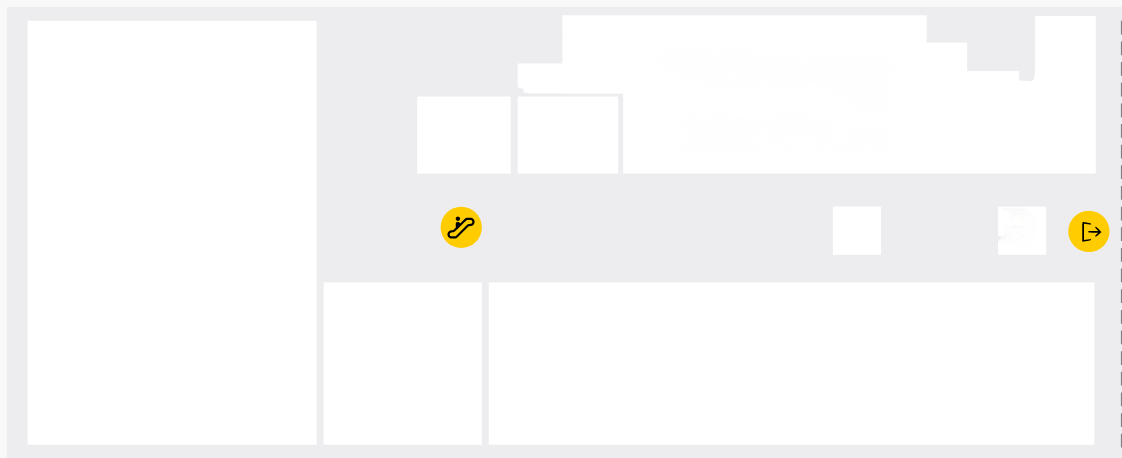
#> input picture 1.png, 1122 x 458 px
$ python main.py
#> lines starting #> are read from the running program, lines starting #| are printed output that depends on the picture; after the words box and inside, x2 and y2 are one past the last pixel; in counts of white or black regions, pixels touching at a corner belong together
import cv2
from matplotlib import pyplot as plt
import numpy as np
import RioDatas as RD
import functionality as functional


path = "1.png"#'C:\\Users\\tigran.martirosyan\\Desktop\\1.png'
img = cv2.imread(path)
#> img is the input picture: shape (458, 1122, 3); mean B, G, R 248.5, 248.8, 249.1
imgGrey = cv2.cvtColor(img, cv2.COLOR_BGR2GRAY)
_, thrash = cv2.threshold(imgGrey, 240, 255, cv2.THRESH_BINARY)
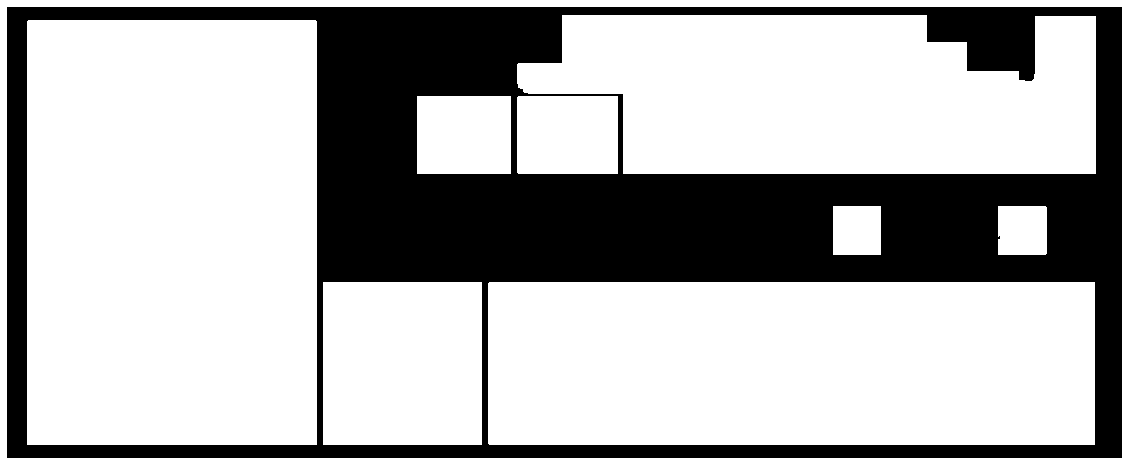
#> thrash: shape (458, 1122); 69.2% white; 1 black region
contours, _ = cv2.findContours(thrash, cv2.RETR_TREE, cv2.CHAIN_APPROX_NONE)
#> contours = 9 contours; largest, box (x1, y1, x2, y2) and area: (27, 20, 317, 445) 122535, (488, 282, 1095, 445) 98171, (517, 15, 1096, 174) 75490, (323, 282, 482, 445) 25596, (0, 0, 1122, 458) 9432

for contour in contours:
    approx = cv2.approxPolyDP(contour, 0.01 * cv2.arcLength(contour, True), True)
    area = img.shape[0] * img.shape[1]
    coordinates = approx.ravel()
    cooeds_area = (coordinates[0] - coordinates[-2]) * (coordinates[1] - coordinates[-1])
    if len(approx.ravel()) == 8 and cooeds_area > area - 100:  # or cooeds_area < 30:
        print(approx.ravel())
        continue
    cv2.drawContours(img, [approx], 0, (0, 0, 0), 2)
    x = approx.ravel()[0]
    y = approx.ravel()[1]
#> this loop made 9 passes
#> (coordinates, cooeds_area, x, y) on passes 1, 5, 7: ([488, 283, 489, 444, 1094, 444, 1094, 282], -606, 488, 283), ([517, 97, 518, 173, 617, 173, 617, 96], -100, 517, 97), ([28, 20, 27, 444, 316, 444, 316, 21], 288, 28, 20)
#> (cooeds_area, x, y) on passes 3, 8: (48, 998, 206), (-90, 517, 64)
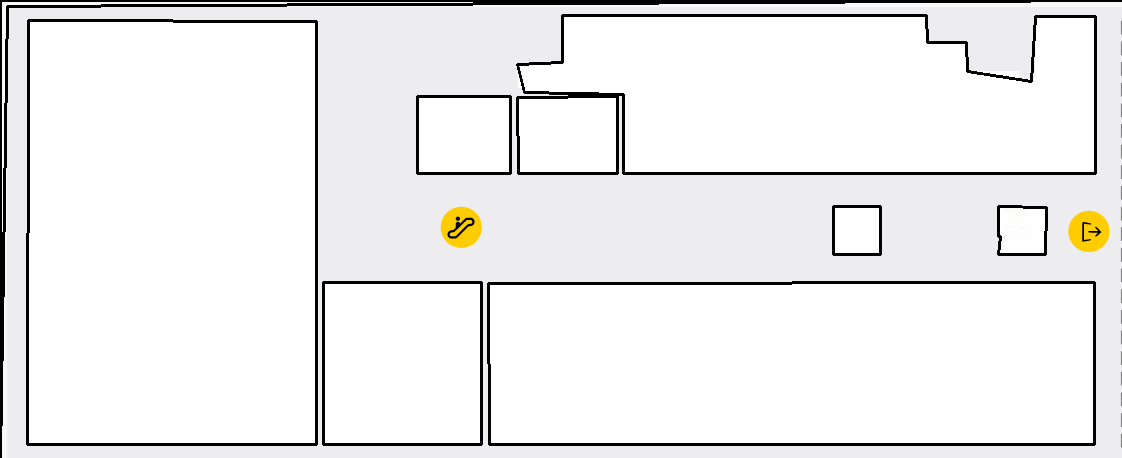
#> img: shape (458, 1122, 3); 4.94% of pixels changed, all inside (x1, y1, x2, y2) = (0, 0, 1122, 458)

line_thickness = 2
for point in RD.pointRectanglesWayFirstStage:#range(len(point_rectangles_way)):
    cv2.rectangle(img, point[0], point[1], (0, 255, 0), line_thickness)
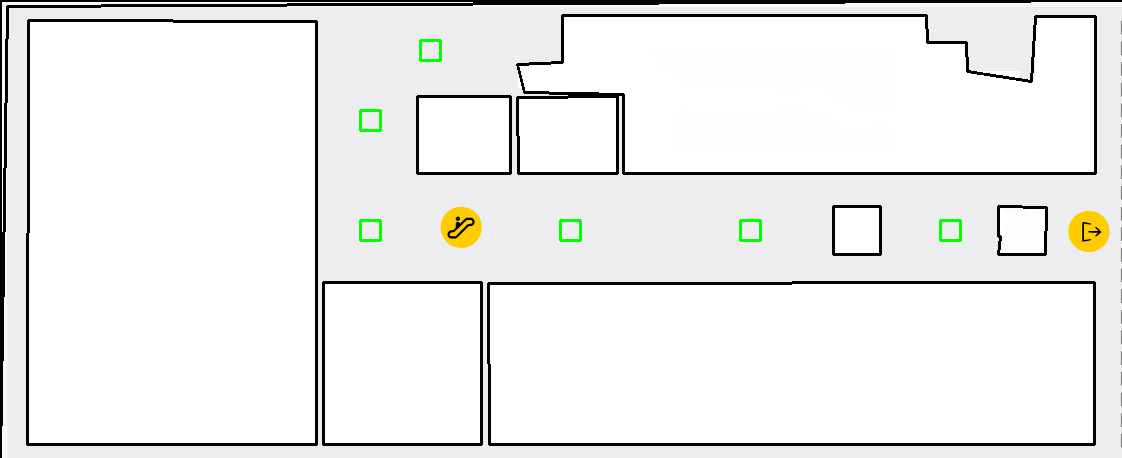
#> img: shape (458, 1122, 3); 0.28% of pixels changed, all inside (x1, y1, x2, y2) = (359, 39, 962, 242)

for point in RD.shopsWithCoordinates1Stage.values():#range(len(point_rectangles_way)):
    cv2.rectangle(img, point[0], point[1], (0, 0, 255), line_thickness)
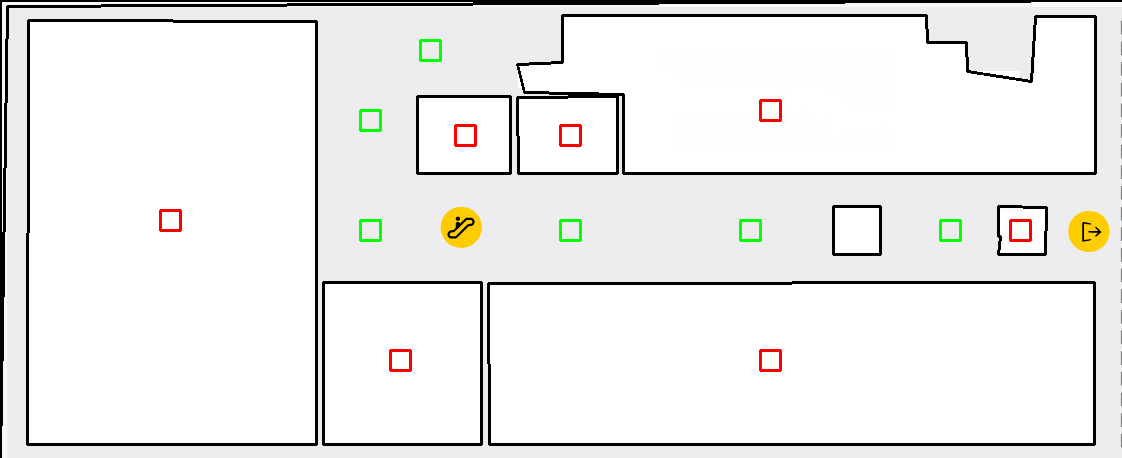
#> img: shape (458, 1122, 3); 0.32% of pixels changed, all inside (x1, y1, x2, y2) = (159, 99, 1032, 372)

cv2.imshow("path", img)
cv2.waitKey(0)
cv2.destroyAllWindows()
